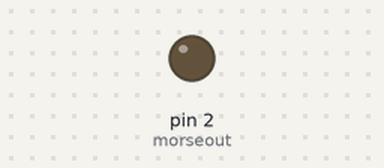
The sketch below on a simulated Arduino Uno, built with avr-gcc and run on an emulated ATmega328P. Shown: output pins drawn as LEDs (lit = HIGH).

Above: at 2.3 s.
At 15.33 s:
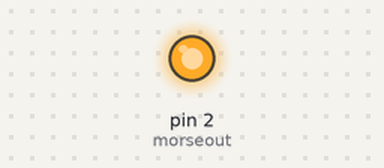
Timing chart, 0 to 15.7 s (numbered marks = the images above):
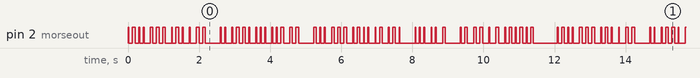

Measured:
- by itself, pin 2 (morseout): moves between LOW and HIGH, repeating every 12.1 s
- by itself, everything shown: repeats every 12.1 s, in 70 steps

The sketch:

Morse.ino
```cpp
// (licence header left out)
int morseout = 2;
int morsespeed = 25;

void setup()
  {
    Serial.begin(9600);
    pinMode(morseout, OUTPUT);
  }

void loop()
  {
    morse("LOREM IPSUM DOLAR SIT AMET.");
    delay(500);
  }

void morse(char *str)
  {
    while (*str)
      {
        morse_char(*str++);
      }
  }

void morse_send(char *str)
  {
    while (*str)
      {
        if(*str++ == '-')
          {
            digitalWrite(morseout, HIGH);
            delay(3*morsespeed);
            digitalWrite(morseout, LOW);
            delay(morsespeed);
          }
        else
          {
            digitalWrite(morseout, HIGH);
            delay(morsespeed);
            digitalWrite(morseout, LOW);
            delay(morsespeed);
          }
        delay(3*morsespeed);
      }
  }

void morse_char(char c)
  {
    switch(c)
      {
        case 'A':
        morse_send(".-");
        break;
        case 'B':
        morse_send("-...");
        break;
        case 'C':
        morse_send("-.-.");
        break;
        case 'D':
        morse_send("-..");
        break;
        case 'E':
        morse_send(".");
        break;
        case 'F':
        morse_send("..-.");
        break;
        case 'G':
        morse_send("--.");
        break;
        case 'H':
        morse_send("....");
        break;
        case 'I':
        morse_send("..");
        break;
        case 'J':
        morse_send(".---");
        break;
        case 'K':
        morse_send("-.-");
        break;
        case 'L':
        morse_send(".-..");
        break;
        case 'M':
        morse_send("--");
        break;
        case 'N':
        morse_send("-.");
        break;
        case 'O':
        morse_send("---");
        break;
        case 'P':
        morse_send(".--.");
        break;
        case 'Q':
        morse_send("--.-");
        break;
        case 'R':
        morse_send(".-.");
        break;
        case 'S':
        morse_send("...");
        break;
        case 'T':
        morse_send("-");
        break;
        case 'U':
        morse_send("..-");
        break;
        case 'V':
        morse_send("...-");
        break;
        case 'W':
        morse_send(".--");
        break;
        case 'X':
        morse_send("-..-");
        break;
        case 'Y':
        morse_send("-.--");
        break;
        case 'Z':
        morse_send("--..");
        break;
        case '0':
        morse_send("-----");
        break;
        case '1':
        morse_send(".----");
        break;
        case '2':
        morse_send("..---");
        break;
        case '3':
        morse_send("...--");
        break;
        case '4':
        morse_send("....-");
        break;
        case '5':
        morse_send(".....");
        break;
        case '6':
        morse_send("-....");
        break;
        case '7':
        morse_send("--...");
        break;
        case '8':
        morse_send("---..");
        break;
        case '9':
        morse_send("----.");
        break;
        case '.':
        morse_send(".-.-.-");
        break;
        case ',':
        morse_send("--..--");
        break;
        case ':':
        morse_send("---...");
        break;
        case ';':
        morse_send("-.-.-.");
        break;
        default:
        delay(7*morsespeed);
      }
    delay(3*morsespeed);
  }
```
